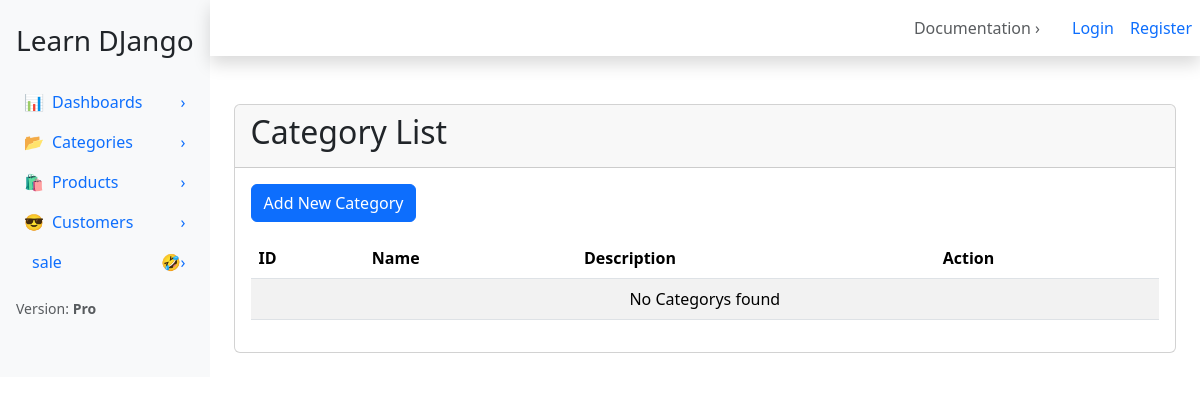
The app's page /category/, older data.
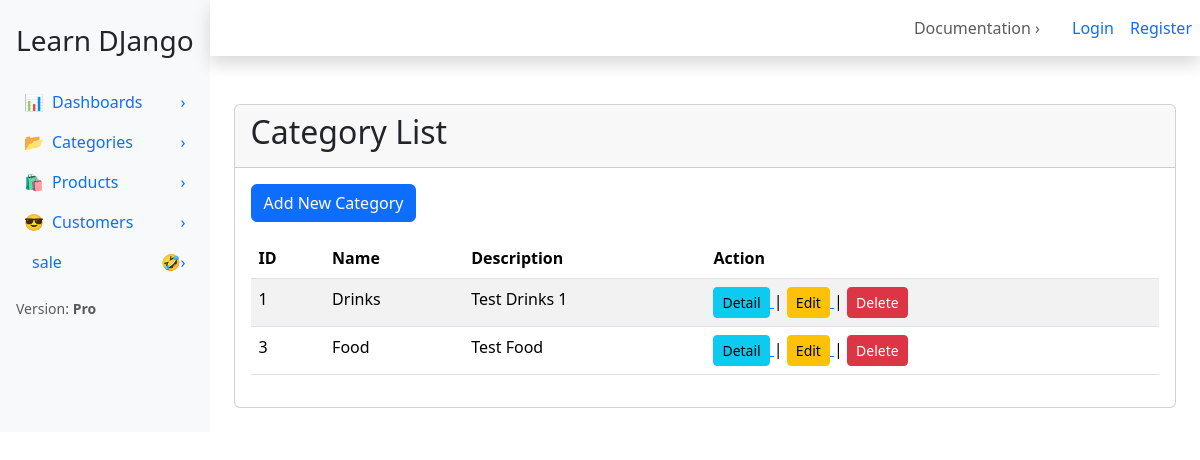
The same page, newer data.
### apps/category/models.py (models this page shows, shortened)
class Category(models.Model):
    name = models.CharField(max_length=100)
    description = models.TextField(blank=True)

### apps/category/views.py (the view)
# urls.py: path('', views.CategoryListView.as_view(), name='category_list'),
class CategoryListView(ListView):
    model = Category
    template_name = 'category/list_category.html'
    context_object_name = 'categories'

### apps/category/templates/category/list_category.html
{% extends 'base.html' %}
{% block content %}
<div class="card">
    <div class="card-header">
        <h2>Category List</h2>
    </div>
    <div class="card-body">
        <a href="{% url 'category:category_add' %}" class="btn btn-primary mb-3">
            Add New Category
        </a>
        <div class="table-responsive">
            <table class="table table-striped">
                <thead>
                    <tr>
                        <th>ID</th>
                        <th>Name</th>
                        <th>Description</th>
                        <th>Action</th>
                    </tr>
                </thead>
                <tbody>
                    {% for category in categories %}
                        <tr>
                            <td>{{ category.id }}</td>
                            <td>{{ category.name }}</td>
                            <td>{{ category.description }}</td>
                            <td>
                                <a href="{% url 'category:category_detail' category.id %}">
                                    <button class="btn btn-sm btn-info">Detail</button>
                                </a> |
                                <a href="{% url 'category:category_edit' category.id %}">
                                    <button class="btn btn-sm btn-warning">Edit</button>
                                </a> |
                                <a href="{% url 'category:category_delete' category.id %}">
                                    <button class="btn btn-sm btn-danger">Delete</button>
                                </a>
                            </td>
                        </tr>
                    {% empty %}
                        <tr>
                            <td colspan="6" class="text-center">
                                No Categorys found
                            </td>
                        </tr>
                    {% endfor %}
                </tbody>
            </table>
        </div>
    </div>
</div>
{% endblock %}

Row changes from the older to the newer data that the page shows:
added Category: id "1", name "Drinks", description "Test Drinks 1"
added Category: id "3", name "Food", description "Test Food"
Text that changed along with them:
text no longer shown: "No Categorys found"
